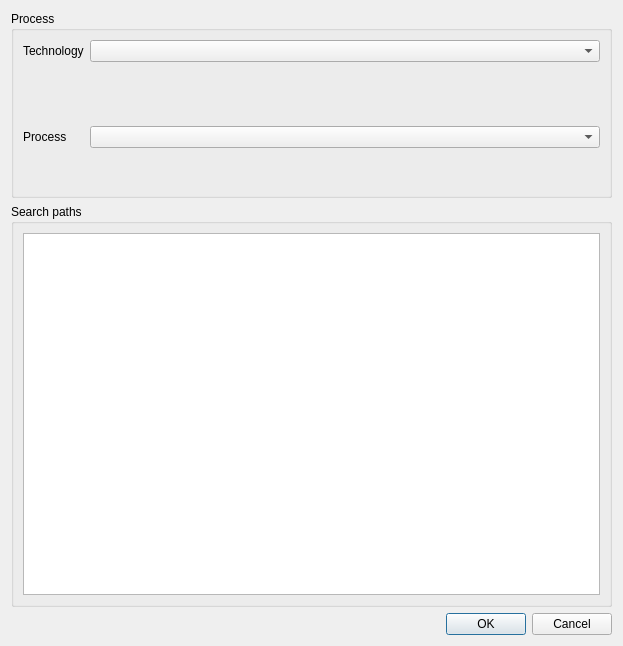
<?xml version="1.0" encoding="UTF-8"?>
<ui version="4.0">
 <class>ProjectSettings</class>
 <widget class="QDialog" name="ProjectSettings">
  <property name="geometry">
   <rect>
    <x>0</x>
    <y>0</y>
    <width>623</width>
    <height>646</height>
   </rect>
  </property>
  <property name="windowTitle">
   <string>Project settings</string>
  </property>
  <property name="windowIcon">
   <iconset resource="icons/icons.qrc">
    <normaloff>:/qflow_logo.png</normaloff>:/qflow_logo.png</iconset>
  </property>
  <layout class="QVBoxLayout" name="verticalLayout_4">
   <item>
    <widget class="QGroupBox" name="groupBoxProcess">
     <property name="title">
      <string>Process</string>
     </property>
     <layout class="QFormLayout" name="formLayout">
      <item row="0" column="0">
       <widget class="QLabel" name="technologyLabel">
        <property name="text">
         <string>Technology</string>
        </property>
       </widget>
      </item>
      <item row="0" column="1">
       <widget class="QComboBox" name="comboBoxTechnology"/>
      </item>
      <item row="1" column="1">
       <widget class="QWidget" name="infoWidgetTechnology" native="true">
        <layout class="QVBoxLayout" name="verticalLayout_2">
         <item>
          <widget class="QLabel" name="techTitle">
           <property name="font">
            <font>
             <weight>75</weight>
             <bold>true</bold>
            </font>
           </property>
           <property name="text">
            <string/>
           </property>
          </widget>
         </item>
         <item>
          <widget class="QLabel" name="techDescription">
           <property name="text">
            <string/>
           </property>
          </widget>
         </item>
        </layout>
       </widget>
      </item>
      <item row="2" column="1">
       <widget class="QComboBox" name="comboBoxProcess">
        <property name="enabled">
         <bool>true</bool>
        </property>
       </widget>
      </item>
      <item row="2" column="0">
       <widget class="QLabel" name="processLabel">
        <property name="enabled">
         <bool>true</bool>
        </property>
        <property name="text">
         <string>Process</string>
        </property>
       </widget>
      </item>
      <item row="3" column="1">
       <widget class="QWidget" name="infoWidgetProcess" native="true">
        <layout class="QVBoxLayout" name="verticalLayout_3">
         <item>
          <widget class="QLabel" name="processDescription">
           <property name="text">
            <string/>
           </property>
          </widget>
         </item>
        </layout>
       </widget>
      </item>
     </layout>
    </widget>
   </item>
   <item>
    <widget class="QGroupBox" name="groupBoxSearchPaths">
     <property name="title">
      <string>Search paths</string>
     </property>
     <layout class="QVBoxLayout" name="verticalLayout">
      <item>
       <widget class="QListWidget" name="searchPaths"/>
      </item>
     </layout>
    </widget>
   </item>
   <item>
    <widget class="QDialogButtonBox" name="buttonBox">
     <property name="orientation">
      <enum>Qt::Horizontal</enum>
     </property>
     <property name="standardButtons">
      <set>QDialogButtonBox::Cancel|QDialogButtonBox::Ok</set>
     </property>
    </widget>
   </item>
  </layout>
 </widget>
 <resources>
  <include location="icons/icons.qrc"/>
 </resources>
 <connections>
  <connection>
   <sender>buttonBox</sender>
   <signal>accepted()</signal>
   <receiver>ProjectSettings</receiver>
   <slot>close()</slot>
   <hints>
    <hint type="sourcelabel">
     <x>338</x>
     <y>500</y>
    </hint>
    <hint type="destinationlabel">
     <x>338</x>
     <y>260</y>
    </hint>
   </hints>
  </connection>
  <connection>
   <sender>buttonBox</sender>
   <signal>rejected()</signal>
   <receiver>ProjectSettings</receiver>
   <slot>close()</slot>
   <hints>
    <hint type="sourcelabel">
     <x>338</x>
     <y>500</y>
    </hint>
    <hint type="destinationlabel">
     <x>338</x>
     <y>260</y>
    </hint>
   </hints>
  </connection>
 </connections>
</ui>
